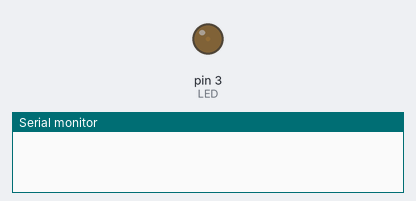
A sketch run on a simulated Arduino Uno, built with avr-gcc and run on an emulated ATmega328P. On the bench: output pins drawn as LEDs (lit = HIGH), the last lines printed to the serial monitor.

Above: at 0.05 s.
At 1.95 s:
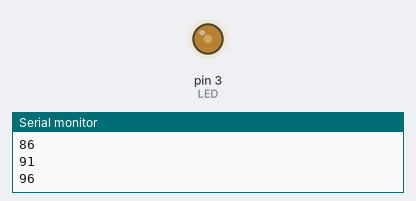
At 3.9 s:
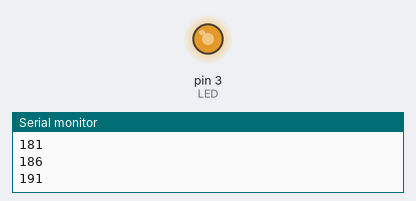
At 10.4 s:
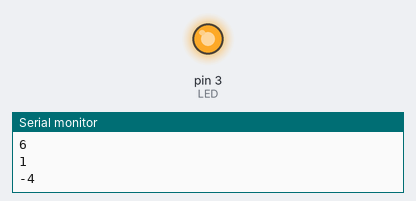
Timing chart, 0 to 13.5 s (numbered marks = the images above):
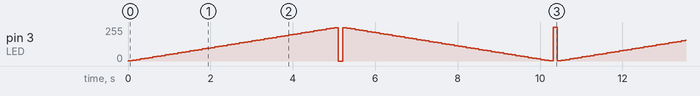

Measured:
- by itself, pin 3 (LED): moves between 0/255 and 252/255, repeating every 10.4 s

The sketch:

LED_fade.ino
```cpp
// LED Blink Revisited
// Jeanne Berthy
// This assignment simply  helps you to familiarize yourself with AnalogWrite() and PWM pins.
// It makes an LED gradually turn on and gradually turn off or fade.

#include "Arduino.h"
int LED = 3; // the only PWM pin on the Arudino Uno board are ~3, ~5, ~6, ~9, ~10 and ~11, I used pin ~3
int brightness = 1; // this is how bright your LED is, when my code starts, it starts at 1, the highest is 255
int fadeAmount = 5; // sets up how much your LED will fade and glow up by, the higher the number the faster the fade
void setup()
{
	// code put here to run once
	Serial.begin(9600);
	pinMode(LED, OUTPUT);
}

void loop()
{
	// code put here to run in a loop or repeatedly
	analogWrite(LED, brightness);
	brightness = brightness + fadeAmount; // this line sets up the formula for the brightness. the brighness plus the fadeAmount equals the new brighness.
	delay(100); // delays for 0.1 seconds
	Serial.println(brightness); // prints the brightess of the LED on the serial monitor, prints a number between 0 and 255
	if (brightness > 255 || brightness < 0) // if the brighness is greater than 255, if the brightness is less than 0, then **
	{
		fadeAmount = -fadeAmount; // ** the fadeAmount switches to either positive or negative depending on the brighness.
		// when the brightness reached 255, the fadeAmount changes to -5 and it fades to 0. Once it reaches 0, the fadeAmount
		// changes to 5, and the brighness increases by 5 until it reaches 255 and the whole pattern repeats.
	}
}
```
